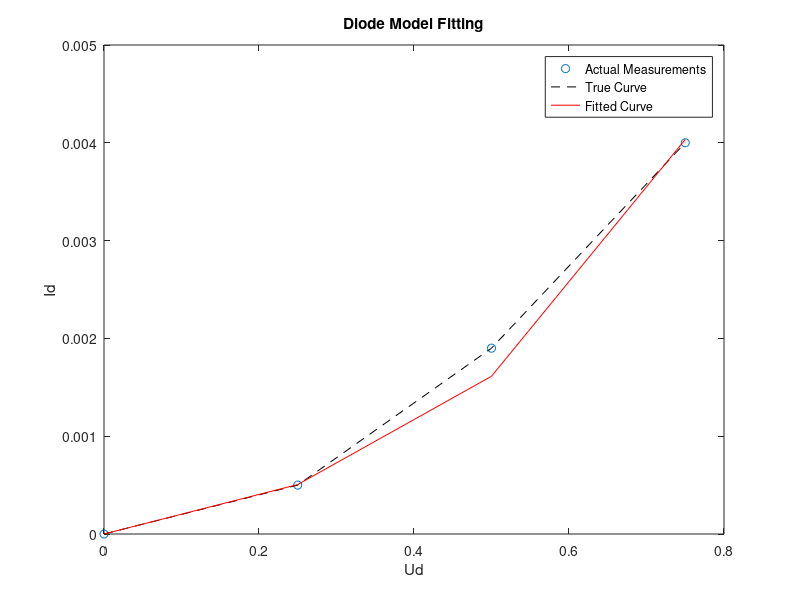

MATLAB code to generate this figure:


% param(1) - Is - Saturation Current [A]
% param(2) - n - emission coeficient [1..2]



% Define the diode model function
diodeModel = @(params, x) params(1) * (exp(params(2) * x) - 1);

% Actual datapoints Id(Ud)
Ud=[0,0.25,0.5,0.75];
Id_true=[0,0.5*10^-3,1.9*10^-3,4*10^-3];

% Initial guess for parameters
initialGuess = [0.3*10^-6, 1.0];

% Fit the diode model to the noisy data
fitParams = lsqcurvefit(diodeModel, initialGuess, Ud, Id_true);

% Plot the results
figure;
plot(Ud, Id_true, 'o', 'DisplayName', 'Actual Measurements');
hold on;
plot(Ud, Id_true, 'k--', 'DisplayName', 'True Curve');
hold on;
plot(Ud, diodeModel(fitParams, Ud), 'r-', 'DisplayName', 'Fitted Curve');

legend;
xlabel('Ud');
ylabel('Id');
title('Diode Model Fitting');

% Display the fitted parameters
disp('Fitted Parameters:');
disp(fitParams);
